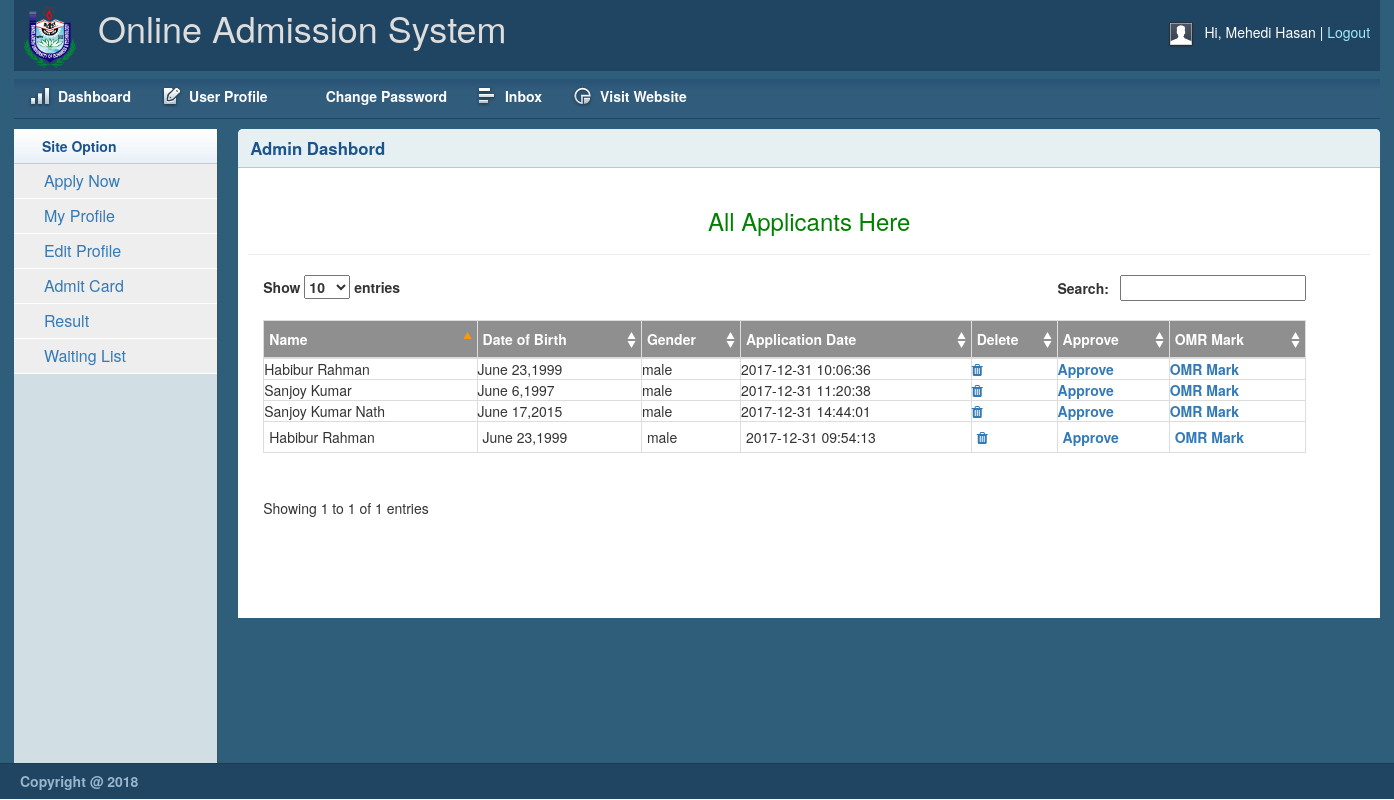
Before: /dashboard/admin.php (signed in) with the older database file.
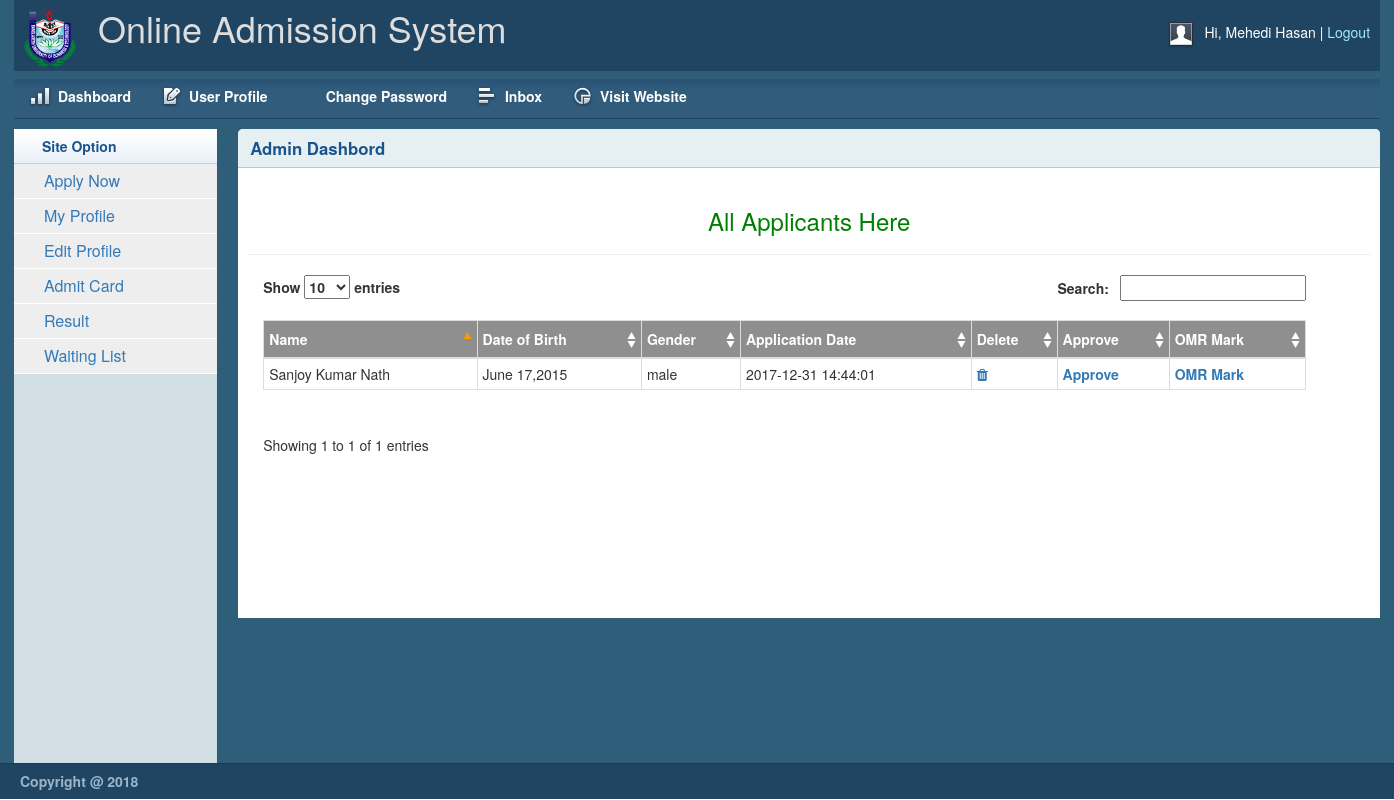
After: the same page with the newer database file.
### tables this page shows
CREATE TABLE `user` (
  `user_id` int(11) NOT NULL,
  `username` varchar(100) NOT NULL,
  `email` varchar(200) NOT NULL,
  `password` varchar(200) NOT NULL,
  `role` varchar(50) NOT NULL
);

CREATE TABLE `application1` (
  `reg_id` int(11) NOT NULL,
  `user_id` int(11) NOT NULL,
  `name` varchar(150) NOT NULL,
  `father_name` varchar(150) NOT NULL,
  `mother_name` varchar(100) NOT NULL,
  `date_of_birth` datetime NOT NULL,
  `app_date` timestamp NOT NULL DEFAULT CURRENT_TIMESTAMP,
  `gender` varchar(55) NOT NULL,
  `nationality` varchar(55) NOT NULL,
  `maritalstatus` varchar(55) NOT NULL,
  `first_choice` varchar(50) NOT NULL,
  `second_choice` varchar(50) NOT NULL,
  `third_choice` varchar(50) NOT NULL
);

### lib/Session.php (called while the page is built, shortened)
<?php
class Session
{
	public static function get($key){
		if (isset($_SESSION[$key])) {
			return $_SESSION[$key];
		}else {
			return false;
		}
	}
}
?>

### lib/Database.php (called while the page is built, shortened)
<?php
Class Database{
	public $host   = DB_HOST;
	public $user   = DB_USER;
	public $pass   = DB_PASS;
	public $dbname = DB_NAME;
	public $link;
	private function connectDB(){
	$this->link = new mysqli($this->host, $this->user, $this->pass, $this->dbname);
 }
	public function select($query){
		$result = $this->link->query($query) or die($this->link->error.__LINE__);
		if($result->num_rows > 0){
			return $result;
		} else {
			return false;
		}
	}
}

### lib/format.php (called while the page is built, shortened)
<?php
class Format
{
	public function formatdate($date){
		return date('F j,Y',strtotime($date));
	}
}
?>

### dashboard/admin.php (the view, shortened to what this page needs)
<?php include "inc/header.php" ;?>
        <div class="grid_10">
            <div class="box round first grid">
                <h2>Admin Dashbord</h2>
                <div class="block">
                <h3 class="text-center" style="color:green;"> All Applicants Here</h3>
                <hr>
                   <div class="container">
                       <div class="row">
                        <div class="col-md-11">
                        <table id="example" class="table-bordered" cellspacing="0" width="100%">
                    <thead>
                        <tr>
                            <th>Name</th>
                            <th>Date of Birth</th>
                            <th>Gender</th>
                            <th>Application Date</th>
                            <th>Delete</th>
                            <th>Approve</th>
                            <th>OMR Mark</th>
                        </tr>
                    </thead>
                    <?php
                        $query="SELECT * FROM application1";
                        $result= $db->select($query);
                        foreach ($result as $students) {
                        ?>
                        <tbody>
                        <tr>
                            <td style="text-transform:capitalize;"><?php echo $students['name'];?></td>
                            <td><?php echo $fm->formatdate($students['date_of_birth']);?></td>
                            <td><?php echo $students['gender'];?></td>
                            <td><?php echo $students['app_date'];?></td>
                            <td>
                            <a href="#"><i class="fa fa-trash" aria-hidden="true"></i></span></a>
                            </td>
                            <td>
                            <a href="#">Approve</span></a>
                            </td>
                            <td>
                            <a href="#">OMR Mark</span></a>
                            </td>
                        </tr>
                        </tbody>
                        <?php } ?>
                    </table>
                    </div>
                       </div>
                   </div>
                </div>
            </div>
        </div>
    </div>
   <?php include "inc/footer.php";?>

### dashboard/inc/header.php (shortened to what this page needs)
<?php
include "../lib/Session.php";
include "../lib/Database.php";
include "../lib/format.php";
$db = new Database();
$fm = new Format();
?>
<!DOCTYPE html>
<html>
<head>
    <link rel="stylesheet" type="text/css" href="css/reset.css" media="screen" />
    <link rel="stylesheet" type="text/css" href="css/text.css" media="screen" />
    <link rel="stylesheet" type="text/css" href="css/grid.css" media="screen" />
    <link rel="stylesheet" type="text/css" href="css/layout.css" media="screen" />
    <link rel="stylesheet" type="text/css" href="css/nav.css" media="screen" />
    <link href="css/table/demo_page.css" rel="stylesheet" type="text/css" />
    <link rel="stylesheet" type="text/css" href="css/bootstrap.min.css" />
    <link rel="stylesheet" type="text/css" href="css/jquery.dataTables.min.css">
    <link rel="stylesheet" type="text/css" href="css/font-awesome.min.css">
</head>
<body>
    <div class="container_12">
        <div class="grid_12 header-repeat">
            <div id="branding">
                <div class="floatleft logo">
                    <img src="img/bubtlogo.png" alt="OnlineAdmission" />
				</div>
				<div class="floatleft middle">
					<h1>Online Admission System</h1>
				</div>
                <div class="floatright">
                    <div class="floatleft">
                        <img src="img/img-profile.jpg" alt="Profile Pic" /></div>
                    <div class="floatleft marginleft10">
                        <ul class="inline-ul floatleft">
                            <li>Hi, <?php echo Session::get('username');?></li>
                            <li><a href="?action=logout">Logout</a></li>
                        </ul>
                    </div>
                </div>
            </div>
        </div>
        <div class="grid_12">
            <ul class="nav main">
                <li class="ic-dashboard"><a href="#"><span>Dashboard</span></a> </li>
                <li class="ic-form-style"><a href="#"><span>User Profile</span></a></li>
				<li class="ic-typography"><a href=""><span>Change Password</span></a></li>
				<li class="ic-grid-tables"><a href=""><span>Inbox</span></a></li>
                <li class="ic-charts"><a href=""><span>Visit Website</span></a></li>
            </ul>
        </div>
           <div class="grid_2">
            <div class="box sidemenu">
                <div class="block" id="section-menu">
                    <ul class="section menu">
                        <li><a class="menuitem">Site Option</a>
                            <?php $userID=Session::get('userId');
                           ?>
                           <?php
                            $query = "select * from user where user_id='$userID' AND role='student'";
                            $result= $db->select($query);
                            if (is_array($result) || is_object($result)) {
                            foreach ($result as $data) {
                               $is_student=$data['role'];
                            if($is_student=='student'){?>
                                 <ul class="submenu">
                                <li><a href="application.php">Apply Now</a></li>
                                <li><a href="showprofile.php">My Profile</a></li>
                                <li><a href="editprofile.php">Edit Profile</a></li>
                                <li><a href="admitcard.php">Admit Card</a></li>
                                <li><a href="result.php">Result</a></li>
                                <li><a href="waiting.php">Waiting List</a></li>
                            </ul>
                            <?php } } } ?>
                        </li>
                    </ul>
                </div>
            </div>
        </div>

### dashboard/inc/footer.php (shortened to what this page needs)
 <div id="site_info">
     <p>
        <a href="code4webs.com"><?php  ?>Copyright @ 2018</a>
        </p>
    </div>
</body>
</html>

### dashboard/css/grid.css (style rules this page uses)
.container_12 { max-height: 1514!important; width: 100%; }
.grid_1, .grid_2, .grid_3, .grid_4, .grid_5, .grid_6, .grid_7, .grid_8, .grid_9, .grid_10, .grid_11, .grid_12, .grid_13, .grid_14, .grid_15, .grid_16 { display: inline; float: left; margin-left: 1%; margin-right: 1%; }
.container_12 .grid_12, .container_16 .grid_16 { width: 98%; }
.container_12 .grid_2 { width: 14.666%; }
.container_12 .grid_10 { width: 81.333%; }

### dashboard/css/layout.css (style rules this page uses)
body { background: #fff none repeat scroll 0 0; color: #444; font-size: 14px; padding: 0; }
.floatleft { float:left; }
.logo img { margin-top: -15px; width: 52px; }
.middle { margin-left: 22px; margin-top: -14px; }
.middle h1 { color:#ddd;margin:0 }
.floatright { float:right; }
.inline-ul li { display:inline; color:#fff; }
.marginleft10 { margin-left:10px; }
a { color: #000; font-weight:bold; text-decoration: none; }
.container_12, .container_16 { background:#2E5E79; }
h1, h2, h3, h4, h5, h6 { line-height:1.2em; margin-bottom:.3em; }
h2 { margin-top:1em; }
#branding { font-weight: normal; margin-bottom: 0; padding: 22px 10px 3px; text-align: left; }
.header-repeat { background:url(../img/header-repeat.jpg) repeat-x; }
#branding a { color:#A1EAFF; font-weight:normal; }
#branding a:before { content:" | "; color:#fff; }
#branding ul, #branding ul li { margin:0px; padding:0px; }
#branding li { padding:0px 0px 0px 0px !important; }
.box { background:#fff; margin-bottom:20px; padding:10px 10px 10px 10px; margin-left:-8px; }
.box.grid { padding-bottom:40px; }
.box.round { -moz-border-radius: 5px 5px 0px 0px; -webkit-border-radius: 5px 5px 0px 0px; border-radius: 5px 5px 0px 0px; }
.box h2 { font-size:1.2em; font-weight:bold; color:#1B548D; background:#E6F0F3; margin:-10px -10px 0 -10px; padding:10px 12px; border-bottom:1px solid #B3CBD6; -moz-border-radius: 5px 5px 0px 0px; -webkit-border-radius: 5px 5px 0px 0px; border-radius: 5px 5px 0px 0px; }
.box.first { min-height: 406px; }
.block { padding-top:20px; }
.box.sidemenu { background-color:#D1DEE4; border-right:1px solid #3A5665; padding:0px; margin:0px; cursor:pointer; }
.box.sidemenu .block { padding-top:0px; margin-top:0px; }
p { margin-bottom:1em; }
ul, ol { padding-top:0; }
ul.menu { list-style:none; border-top:1px solid #bbb; }
ul.menu li { margin:0; }
ul.menu li a { display:block; padding:4px 10px; border-bottom:1px solid #ccc; }
ul.menu ul { list-style:none; margin:0; }
ul.menu ul li a { padding-left:30px; }
ul.section { border-top:0; margin-bottom:0; }
ul.section li a { background:url(../img/sidemenu-repeat.jpg) repeat-x; line-height:26px; padding-left:28px; }
ul.section li li a { background:#ddd; border-bottom:1px solid #eee; }
ul.section ul li { text-transform:none; }
ul.section ul.current li a { background: #eee none repeat scroll 0 0; border-bottom: 1px solid #fff; font-size: 16px; font-weight: normal; }
ul.section li a.current { color:#1B548D; background:url(../img/sidemenu-repeat-hover.jpg) repeat-x; }
#site_info { color:#fff; background:#204562; border-top:1px solid #1d3b53; padding-left:20px; }
#site_info p { line-height:35px; margin-bottom:0px; }
#site_info a { color:#9ab6cc; }
.block { padding-bottom:1px; }
.sorting_asc { background: #8f8f8f url(../img/table/sort_asc.png) no-repeat center right; padding:8px 5px; text-align:left; color:#fff; }
.sorting { background:#8f8f8f url(../img/table/sort_both.png) no-repeat center right; padding:8px 5px; text-align:left; color:#fff; }
tr.odd { height: 30px; line-height: 30px; border-bottom:1px solid #e6e6e6; }
tr.odd td, tr.even td { padding-left:5px; }

Changed rows visible on the page:
removed application1: name "Habibur Rahman", date_of_birth "June 23,1999", gender "male", app_date "2017-12-31 09:54:13"
removed application1: name "Habibur Rahman", date_of_birth "June 23,1999", gender "male", app_date "2017-12-31 10:06:36"
removed application1: name "Sanjoy Kumar", date_of_birth "June 6,1997", gender "male", app_date "2017-12-31 11:20:38"
